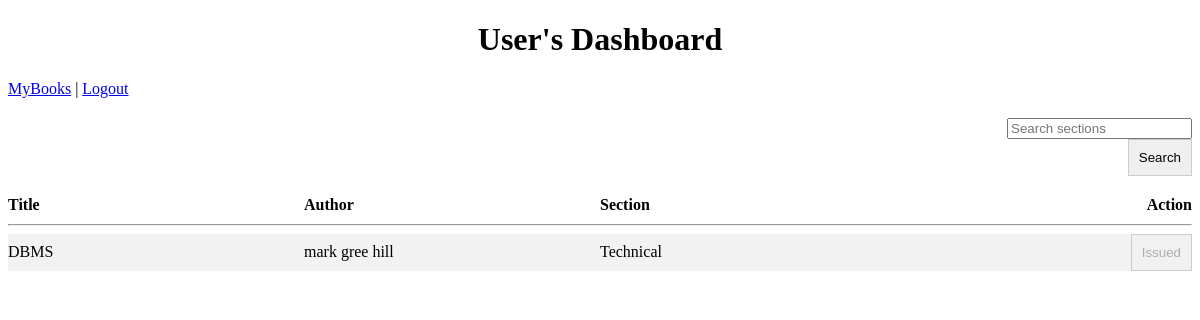
/user_dashboard (signed in), run on an earlier commit of the app's database.
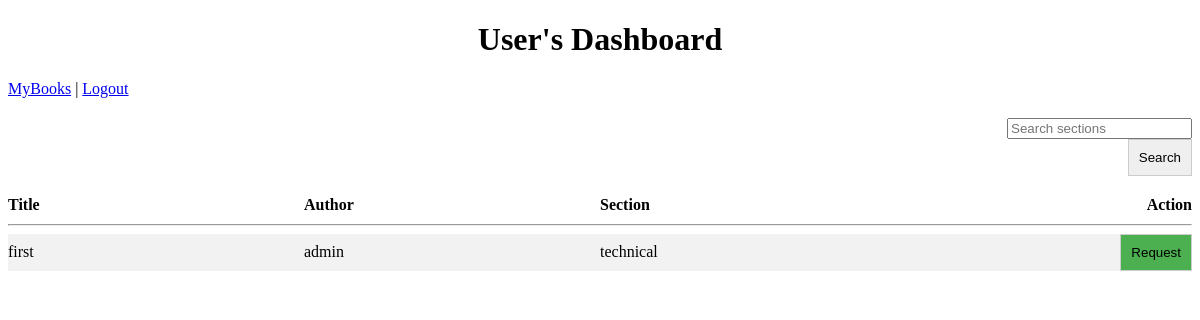
And on a later commit of the database.
### models.py (models this page shows)
class Book(db.Model):
    id = db.Column(db.Integer, primary_key=True)
    title = db.Column(db.String(150), nullable=False)
    author = db.Column(db.String(100), nullable=False)
    pdf_file = db.Column(db.String(200))
    section_id = db.Column(db.Integer, db.ForeignKey('section.id'), nullable=False)
    section = db.relationship('Section', back_populates='books')
    issues = db.relationship('Issue', backref='book', lazy='dynamic')

class Section(db.Model):
    id = db.Column(db.Integer, primary_key=True)
    title = db.Column(db.String(100), nullable=False)
    date_created = db.Column(db.DateTime, default=datetime.now, nullable=False)
    description = db.Column(db.String(500), nullable=True)
    user_id = db.Column(db.Integer, db.ForeignKey('user.id'))
    books = db.relationship('Book', back_populates='section')
    issues = db.relationship('Issue', backref='section', lazy='dynamic')

### routes.py (the view)
@app.route('/user_dashboard', methods=['GET'])
def user_dashboard():
    if 'user_id' not in session:
        return redirect(url_for('user_login'))
    user_id = session['user_id']
    query = request.args.get('query')  # Get the search query from URL parameters for GET request
    user_issues = Issue.query.filter_by(user_id=user_id).all()
    requested_book_ids = [issue.book_id for issue in user_issues if issue.status == 'requested']
    issued_book_ids = [issue.book_id for issue in user_issues if issue.status == 'issued']
    if query:
        books = Book.query.filter(Book.title.contains(query)).all()
    else:
        books = Book.query.all()
    return render_template(
        'user_dashboard.html',
        books=books,
        requested_book_ids=requested_book_ids,
        issued_book_ids=issued_book_ids
    )

### templates/user_dashboard.html (shortened to what this page needs)
<!DOCTYPE html>
<html>
<head>
    <link rel="stylesheet" href="{{ url_for('static', filename='css/styles.css') }}">
</head>
<body>
<div>
    <h1>User's Dashboard</h1>
    <nav>
        <a href="{{ url_for('user_mybooks') }}">MyBooks</a> |
        <a href="{{ url_for('logout') }}">Logout</a>
    </nav>
    <form action="{{ url_for('user_dashboard') }}" method="GET" class='search'>
        <input type="text" placeholder="Search sections" aria-label="Search" name="query">
        <div>
            <button  type="submit">Search</button>
        </div>
    </form>
    <div class="book-header">
        <div class="book-title">Title</div>
        <div class="book-author">Author</div>
        <div class="book-section">Section</div>
        <div class="book-action">Action</div>
    </div>
<hr>
    {% for book in books %}
    <div class="book-entry">
        <div class="book-title">
            {{ book.title }}
        </div>
        <div class="book-author">
            {{ book.author }}
        </div>
        <div class="book-section">
            {{ book.section.title }}
        </div>
        <div class="book-action">
            {% if book.id in issued_book_ids %}
                <button  disabled>Issued</button>
            {% elif book.id in requested_book_ids %}
                <button disabled>Requested</button>
            {% else %}
                <form action="{{ url_for('request_book', book_id=book.id) }}" method="post" >
                    <button type="submit" class='btn-success'>Request</button>
                </form>
            {% endif %}
        </div>
    </div>
    {% else %}
    <p>No books available.</p>
    {% endfor %}
</body>
</html>

What changed in the data, as far as the page shows it:
removed Book: title "DBMS", author "mark gree hill", section "Technical", shows "Issued"
added Book: title "first", author "admin", section "technical"
